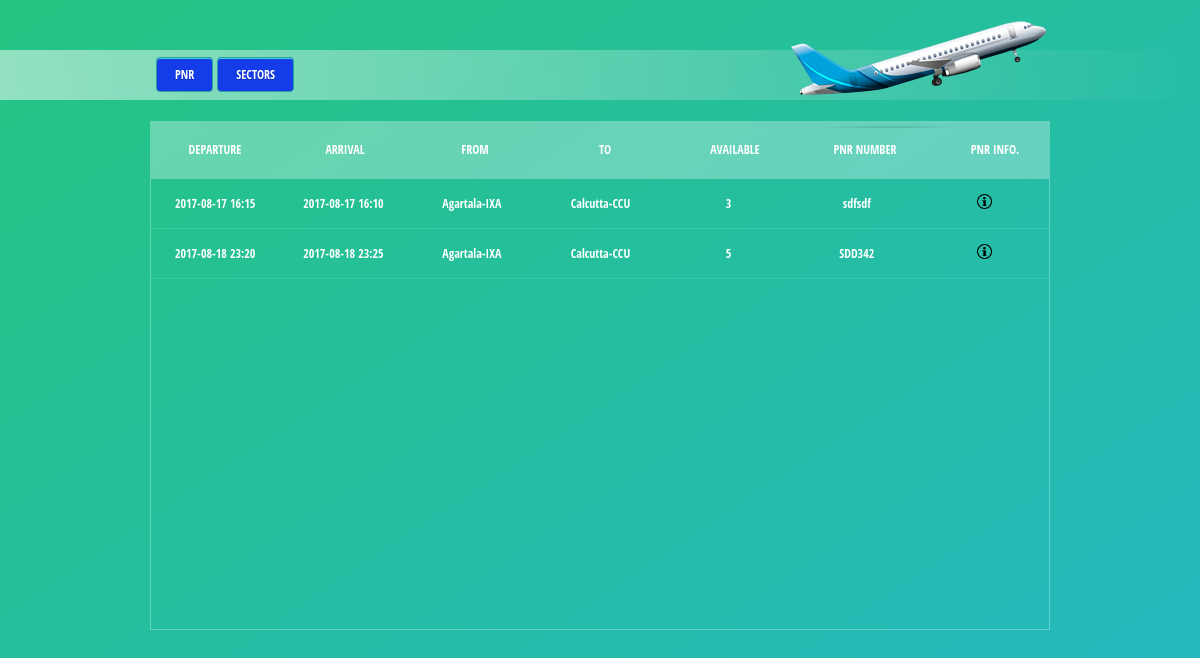
Page /home.php on the earlier database version.
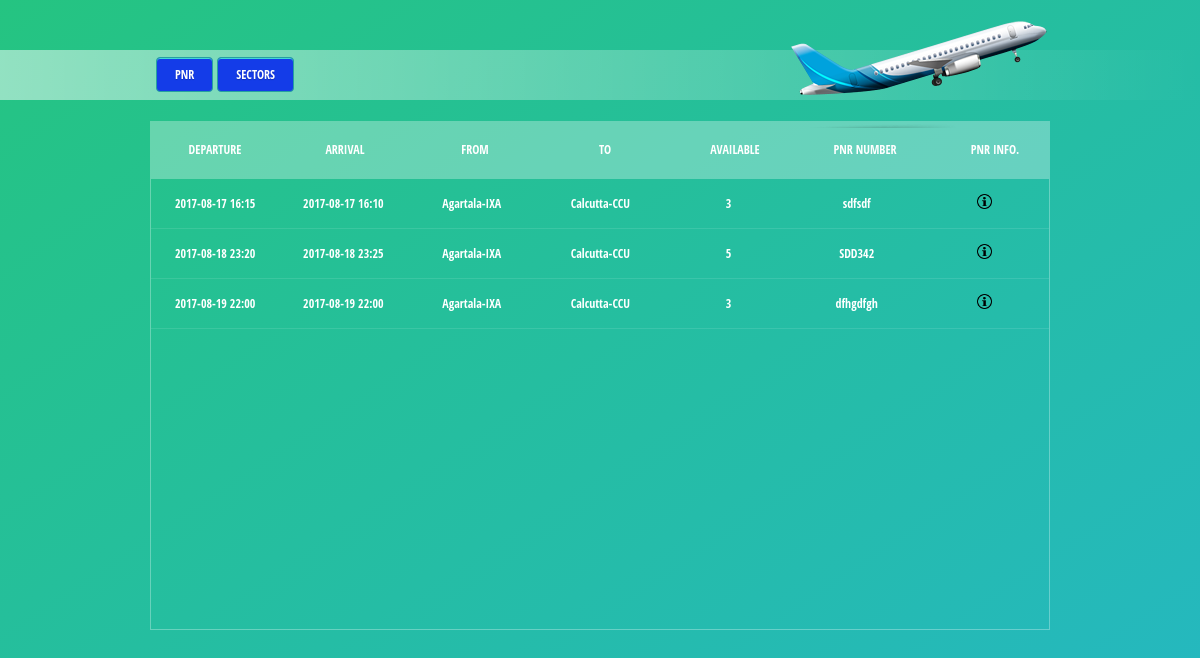
Same page on the later database version.
### tables this page shows
CREATE TABLE "pnr" ("id" INTEGER PRIMARY KEY  NOT NULL ,"pnr_num" VARCHAR DEFAULT (null) ,"departure" DATETIME,"arrival" DATETIME,"capacity" INTEGER,"rate_per_unit" DOUBLE,"total_price" DOUBLE,"archaived" CHAR,"status" CHAR,"remarks" VARCHAR,"sector_from" VARCHAR DEFAULT (null) ,"sector_to" VARCHAR DEFAULT (null) , "selling_price" DOUBLE);

### home.php (the view, shortened to what this page needs)
<!DOCTYPE html>
<?php
$db=new billerDB;
?>
<html>
    <head>
        <link rel="stylesheet" type="text/css" href="CSS/pagestyle.css">
        <link rel="stylesheet" type="text/css" href="CSS/featherlight.css">
        <link rel="stylesheet" type="text/css" href="CSS/components.css">
    </head>
    <body>
    <center>
        <table width="100%" cellpadding="0" cellspacing="0" border="0">
            <tr>
                <td valign="bottom" align="center"><div id="topbarbg"></div>
                    <table border="0" width="900">
                        <tr>
                            <td valign="bottom">
                                <table border="0">
                                    <tr>
                                        <td><a class="noul" href="pnr.php" data-featherlight="iframe"><div class="btn2">PNR</div></a></td>
                                        <td><a class="noul" href="sector.php" data-featherlight="iframe"><div class="btn2">Sectors</div></a></td>
                                    </tr>
                                </table>
                            </td>
                            <td align="right"><div id="black_flight"></div></td>
                        </tr>
                    </table>
                </td>
            </tr>
            <tr>
                <td align="center">
                    <div class="tbl-header">
                        <table class="pnrtable" width="100%" cellpadding="0" cellspacing="0" >
                        <tr>
                            <th class="pnrth">Departure</th>
                            <th class="pnrth">Arrival</th>
                            <th class="pnrth">From</th>
                            <th class="pnrth">to</th>
                            <th class="pnrth">Available</th>
                            <th class="pnrth">PNR Number</th>
                            <th class="pnrth">PNR Info.</th>
                        </tr>
                    </table>
                    </div>
                    <div class="tbl-content">
                        <table width="100%" cellspacing="0" cellpadding="0" id="pnrtable">
                            <tbody>
                            <?php
                            $selsql="select pnr_num,departure,arrival,sector_from, sector_to,capacity from pnr where status='Y'";
                    $selres=$db->query($selsql);
                    while($pointer=$selres ->fetchArray())
                    {
                        echo "<tr>";
                        echo "<td class='tbl-data'>".$pointer['departure']."</td>";
                        echo "<td class='tbl-data'>".$pointer['arrival']."</td>";
                        echo "<td class='tbl-data'>".$pointer['sector_from']."</td>";
                        echo "<td class='tbl-data'>".$pointer['sector_to']."</td>";
                        echo "<td class='tbl-data'>".$pointer['capacity']."</td>";
                        echo "<td class='tbl-data'>".$pointer['pnr_num']."</td>";
                        echo "<td class='tbl-data'><img src='images/pnrinfo.png' width='15' height='15' style='cursor:pointer' onclick=javascript:pnrinfo('".$pointer['pnr_num']."')></td>";
                        echo "</tr>";
                    }
                            ?>
                            </tbody>
                        </table>
                    </div>
                </td>
            </tr>
        </table>
    </center>
    </body>
</html>

### CSS/pagestyle.css (style rules this page uses)
html { height: 100%; }
body { margin: 0; background: linear-gradient(to bottom right,#25c481, #25b7c4); height: 100%; }
#topbarbg { position: absolute; left: 0px; top: 50px; background: linear-gradient(to right,rgba(255, 255, 255,0.5),rgba(255,255,255,0)); height: 50px; width: 100%; z-index: 1; }
.btn2 { position: relative; box-shadow: inset 0px 1px 0px 0px #45D6D6; background: rgb(20, 60, 232); border: 1px solid #27A0A0; cursor: pointer; color: white; border-radius: 4px; text-shadow: 0 1px 1px rgba(0, 0, 0, 0.2); font-family: 'Open Sans Condensed', sans-serif; font-size: 12px; padding: 8px 18px; text-decoration: none; text-transform: uppercase; z-index: 3; top: -23px; }
.noul { text-decoration: none; text-decoration: none !important; }
#black_flight { position:relative; width: 256px; height: 115px; background-image: url("../images/black_flight.png"); z-index: 2; top: 10px; }
.pnrtable { table-layout: fixed; }
.tbl-header { background-color: rgba(255,255,255,0.3); width: 900px; font-family: 'Open Sans Condensed', sans-serif; }
.pnrth { padding: 20px 15px; text-align: left; font-weight: 500; font-size: 12px; color: #fff; text-transform: uppercase; text-align: center; }
.tbl-content { width:898px; height:450px; overflow-x:auto; margin-top: 0px; border: 1px solid rgba(255,255,255,0.3); }
.tbl-data { padding: 15px; text-align: center; vertical-align:middle; font-weight: 300; font-size: 12px; color: #fff; border-bottom: solid 1px rgba(255,255,255,0.1); font-family: 'Open Sans Condensed', sans-serif; }
.pnrth:nth-child(1), .tbl-data:nth-child(1) { width:100px; }
.pnrth:nth-child(2), .tbl-data:nth-child(2) { width:100px; }
.pnrth:nth-child(3), .tbl-data:nth-child(3) { width:100px; }
.pnrth:nth-child(4), .tbl-data:nth-child(4) { width:100px; }
.pnrth:nth-child(5), .tbl-data:nth-child(5) { width:100px; }
.pnrth:nth-child(6), .tbl-data:nth-child(6) { width:100px; }
.pnrth:nth-child(7), .tbl-data:nth-child(7) { width:100px; }

Differences in the rows shown:
added pnr: departure "2017-08-19 22:00", arrival "2017-08-19 22:00", sector_from "Agartala-IXA", sector_to "Calcutta-CCU", capacity "3", pnr_num "dfhgdfgh"
